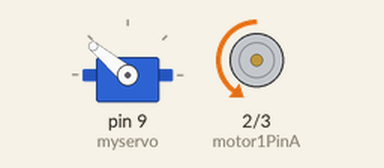
Recording of a sketch running on a simulated Arduino Uno, built with avr-gcc and run on an emulated ATmega328P. Shown: servo, motor-driver pin pairs drawn as motors (green arrow = first pin HIGH = forward, orange = second pin HIGH = backward, longer = more drive, scaled by the enable pin).

Above: at 0.05 s.
At 15.7 s:
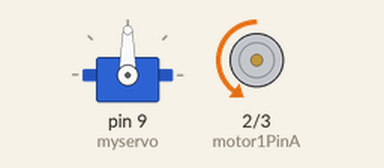
Timing chart, 0 to 27.3 s (numbered marks = the images above):
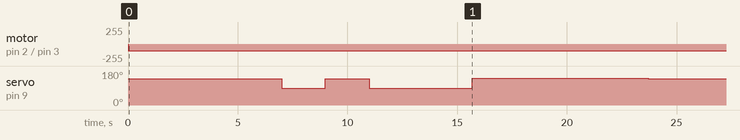

Measured:
- by itself, motor on pin 2 (motor1PinA) / pin 3 (motor1PinB): stopped → backward 100/255 at 0.00 s
- by itself, servo on pin 9 (myservo): repeats every 23.7 s: 140° 2.0 s, 90° 4.7 s, 142° 8.0 s, 140° 7.0 s, 90° 2.0 s

The sketch:

MISSION2.ino
```cpp
     #include <Servo.h>
Servo myservo;
int motor1PinA  = 2 ;
int motor1PinB =3 ;
int enablelPin=  11 ;

  void setup() {
     myservo.attach(9);
     pinMode(motor1PinA, OUTPUT);
     pinMode(motor1PinB, OUTPUT);
     pinMode(enablelPin, OUTPUT);
     analogWrite(enablelPin, 100);
  }
   void loop() {
    Forward();
    delay(7000);
    Rightward();
    delay(2000);
    Forward();
    delay(2000);
    Rightward();
    delay(1000);
    myservo.write(90);
    digitalWrite(motor1PinA, LOW);
    digitalWrite(motor1PinB, HIGH);
    delay(3700);
    myservo.write(142);
    digitalWrite(motor1PinA, LOW);
    digitalWrite(motor1PinB, HIGH);
    delay(8000);
    digitalWrite(motor1PinA, LOW);
    digitalWrite(motor1PinB, LOW);

    }


void Forward(){    //  앞
           myservo.write(140);
           digitalWrite(motor1PinA, LOW);
           digitalWrite(motor1PinB, HIGH);
 }
void Backward(){    //  뒤
           myservo.write(130);
           digitalWrite(motor1PinA, HIGH);
           digitalWrite(motor1PinB, LOW);
 }
void Rightward(){    //  오른쪽
           myservo.write(90);
           digitalWrite(motor1PinA, LOW);
           digitalWrite(motor1PinB, HIGH);
}
void Leftward(){    //  왼쪽
           myservo.write(180);
           digitalWrite(motor1PinA, LOW);
           digitalWrite(motor1PinB, HIGH);
 }
```
